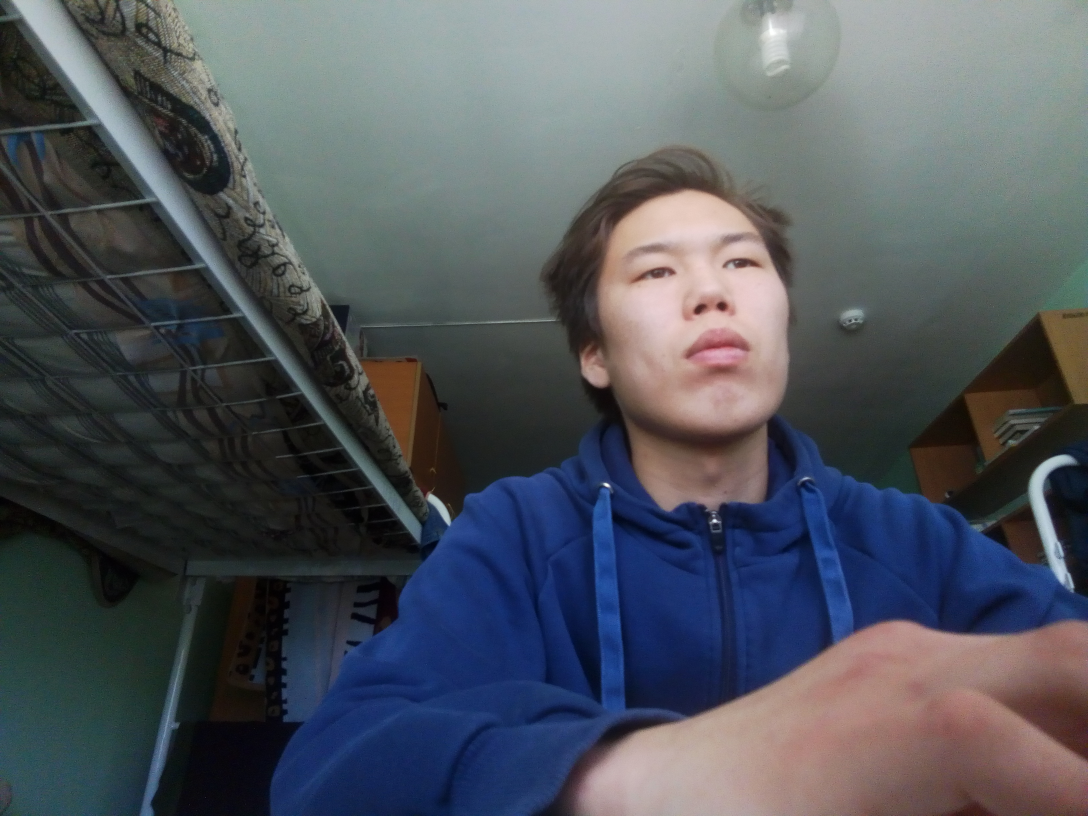
#> input picture ipcampythonackup1104/photo.jpg, 3264 x 2448 px (shown at 1/3 size)
$ python ord.py
#> lines starting #> are read from the running program, lines starting #| are printed output that depends on the picture
import numpy as np
import cv2
from matplotlib import pyplot as plt
import imutils

img1 = cv2.imread('photo.jpg',0)          # queryImage
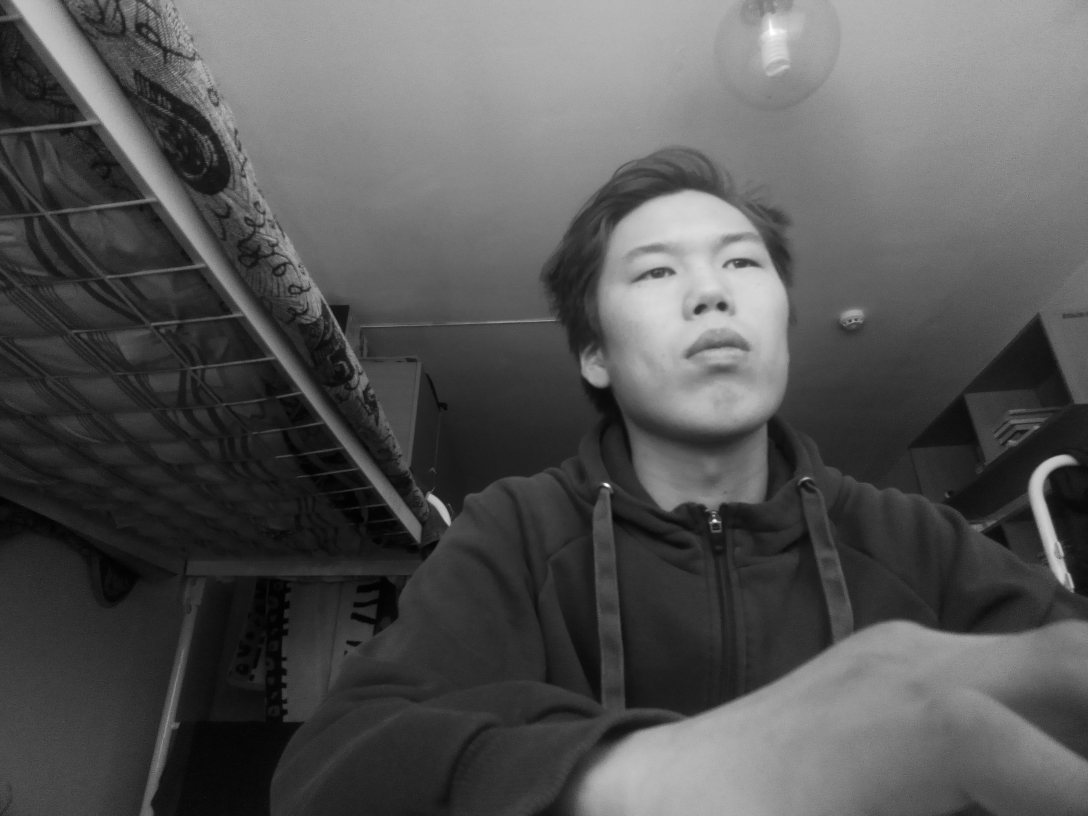
#> img1: shape (2448, 3264) (shown at 1/3 size); min 0, max 255, mean 84.6
img2 = cv2.imread('photo2.jpg',0) # trainImage
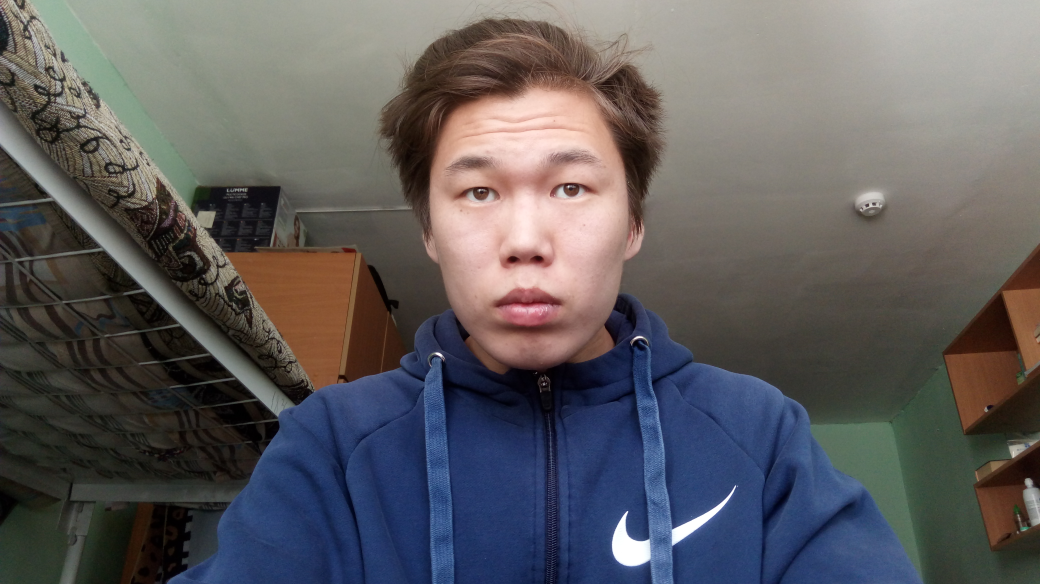
#> input picture ipcampythonackup1104/photo2.jpg, 4160 x 2336 px (shown at 1/4 size)
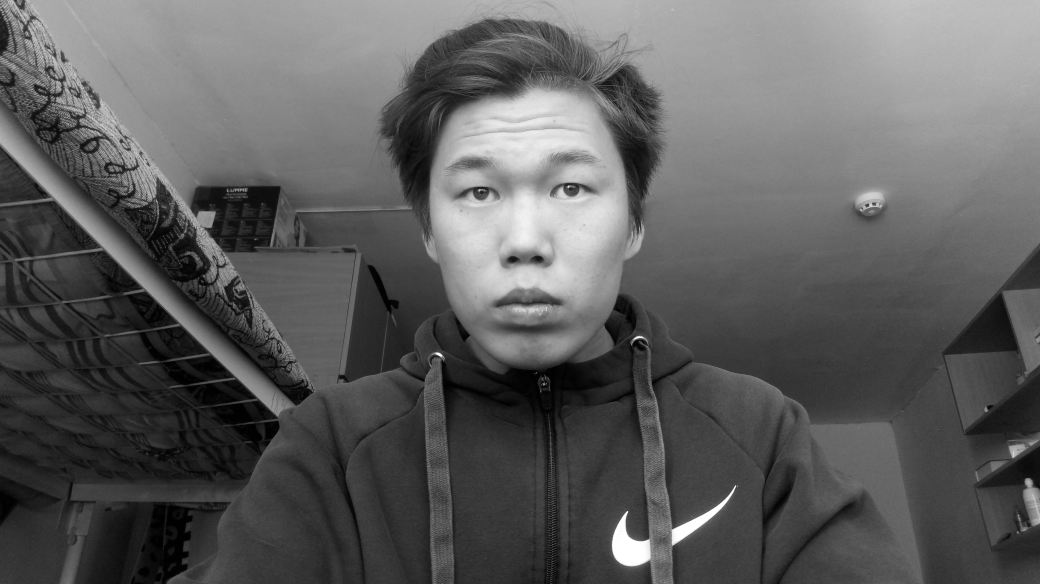
#> img2: shape (2336, 4160) (shown at 1/4 size); min 0, max 255, mean 93.4

# Initiate SIFT detector
orb = cv2.ORB_create()

# find the keypoints and descriptors with SIFT
kp1, des1 = orb.detectAndCompute(img1,None)
#> kp1 = 500 keypoints; strongest (x, y, size): (2142, 1561, 64.3), (2142, 1560, 77.1), (2141, 1562, 92.6), (1815, 1451, 92.6)
kp2, des2 = orb.detectAndCompute(img2,None)
#> kp2 = 500 keypoints; strongest (x, y, size): (2272, 745, 31), (2272, 743, 31), (2510, 2044, 31), (2510, 2045, 37.2)
bf = cv2.BFMatcher(cv2.NORM_HAMMING, crossCheck=True)

# Match descriptors.
matches = bf.match(des1,des2)
#> matches = 136 matches

# Sort them in the order of their distance.
matches = sorted(matches, key = lambda x:x.distance)

# Draw first 10 matches.
img3 = cv2.drawMatches(img1,kp1,img2,kp2,matches ,None, flags=2)
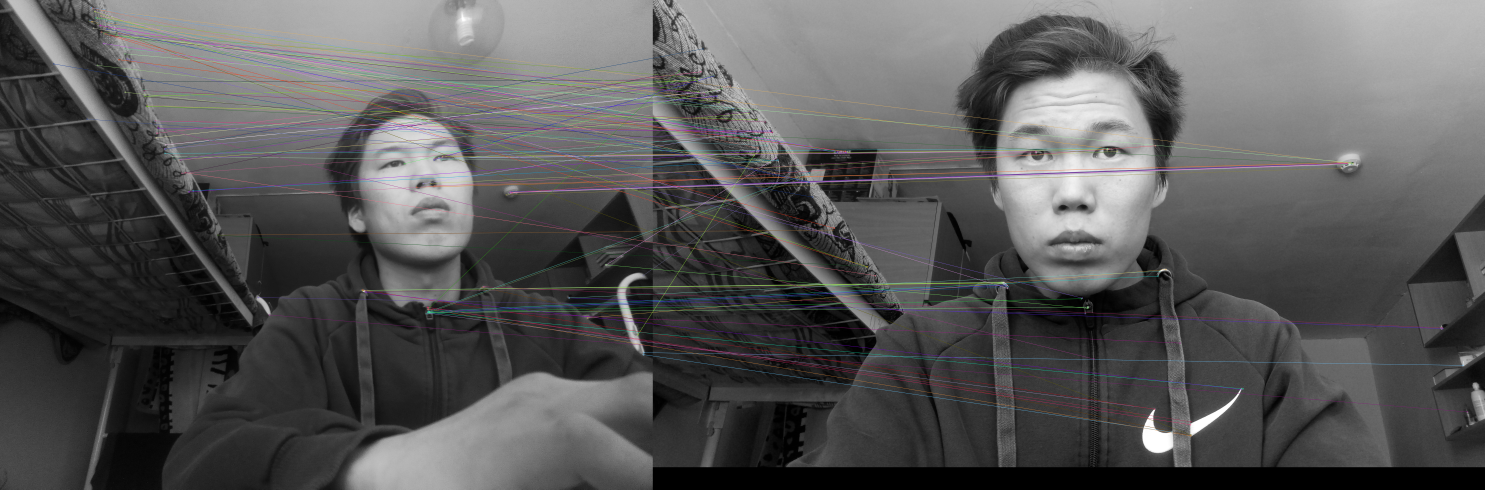
#> img3: shape (2448, 7424, 3) (shown at 1/5 size); mean of channels 0, 1, 2 88.1, 87.9, 88.4; drawn as B, G, R
img3 = imutils.resize(img3, width=1000)
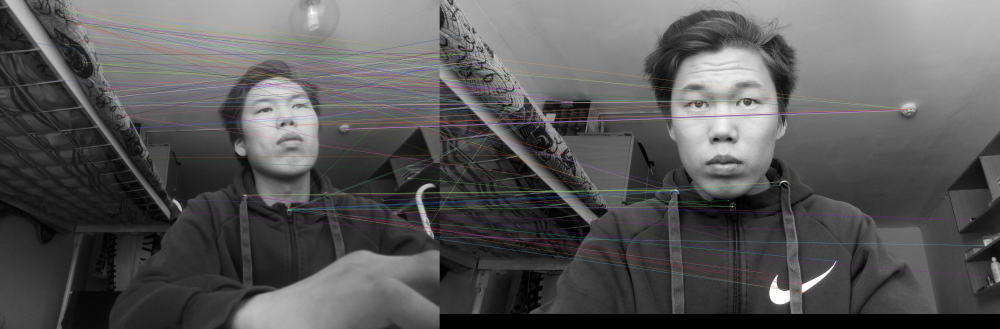
#> img3: shape (329, 1000, 3); mean of channels 0, 1, 2 88.1, 87.9, 88.4; drawn as B, G, R
while(1):
	cv2.imshow("asda", img3)
	key = cv2.waitKey(1) & 0xFF
#> (key q is pressed here)
	if key == ord("q"):
		break
